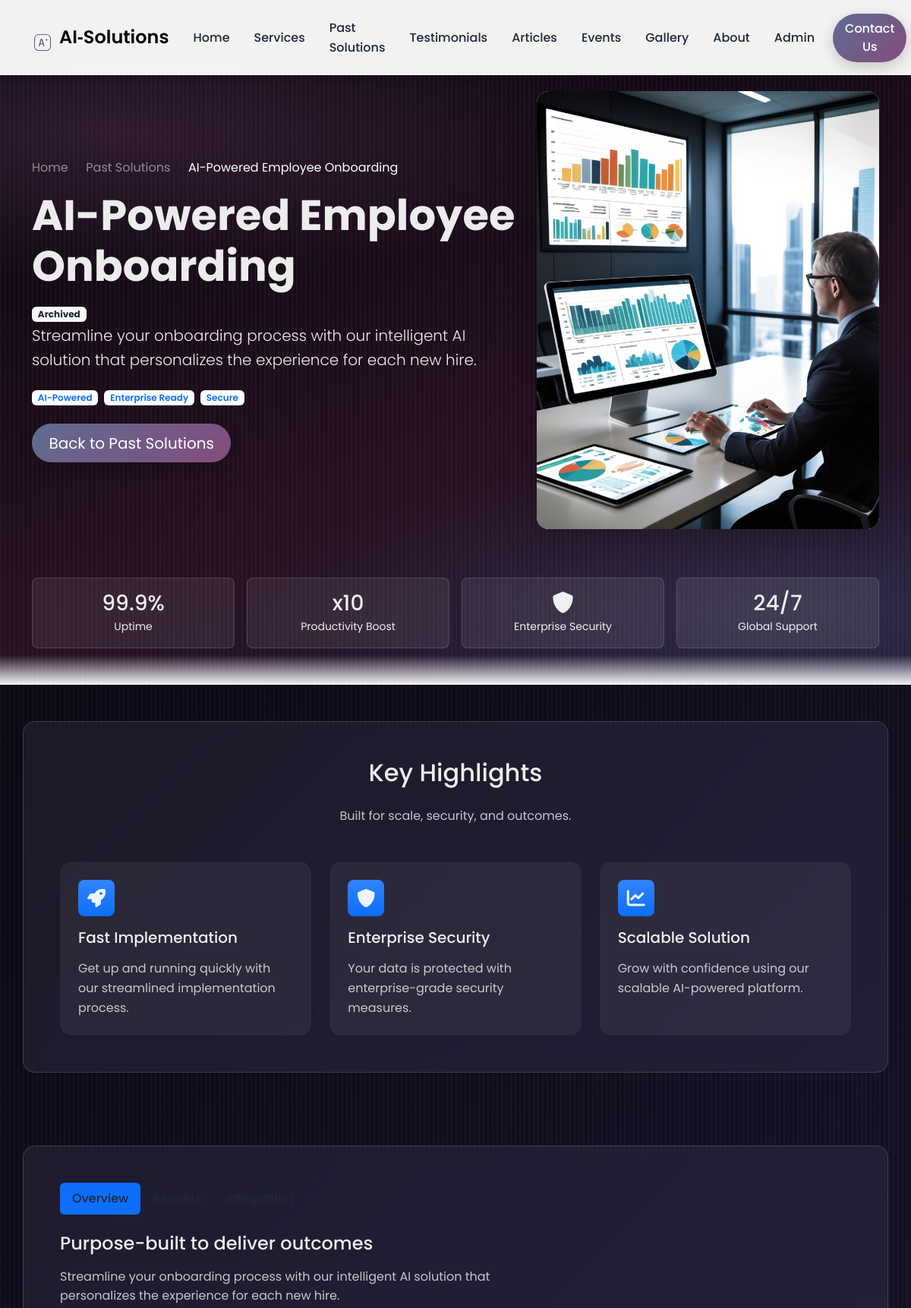
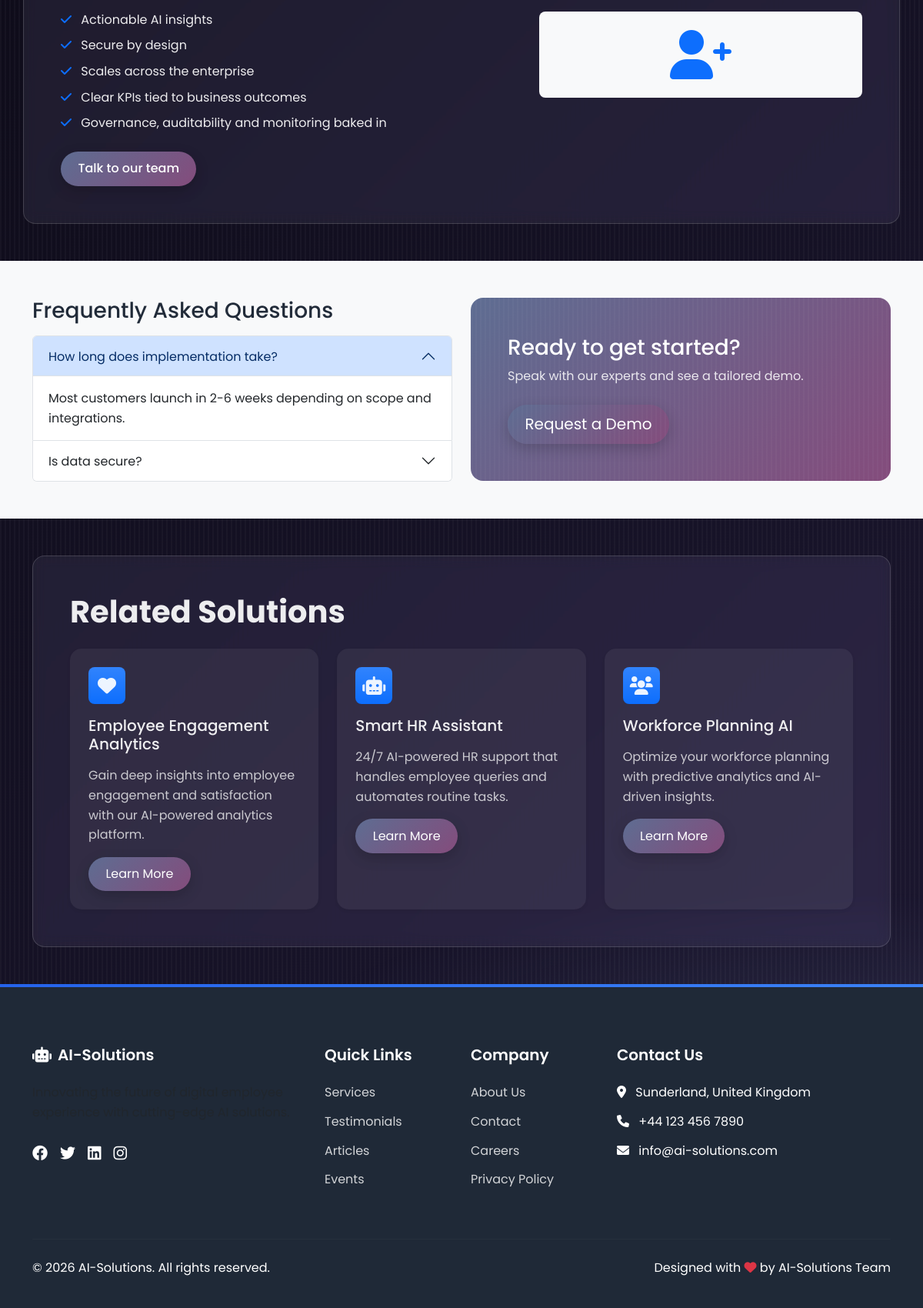
Screenshot of /solutions/ai-powered-employee-onboarding/ with the database file from the repository (2 pictures, top to bottom).
### core/models.py (models this page shows, shortened)
class Solution(models.Model):
    title = models.CharField(max_length=200)
    slug = models.SlugField(max_length=200, unique=True, blank=True)
    description = models.TextField()
    icon = models.CharField(max_length=50, help_text="Font Awesome icon class (e.g., 'fa-robot')", default='fa-robot')
    image = models.ImageField(upload_to='solutions/', null=True, blank=True)
    created_at = models.DateTimeField(auto_now_add=True)
    updated_at = models.DateTimeField(auto_now=True)
    class Meta:
        ordering = ['-created_at']

### core/views.py (the view)
# urls.py: path('solutions/<slug:slug>/', views.solution_detail, name='solution_detail'),
def solution_detail(request, slug):
    solution = get_object_or_404(Solution, slug=slug)
    related_solutions = Solution.objects.exclude(id=solution.id)[:3]
    return render(request, 'core/solution_detail.html', {
        'solution': solution,
        'related_solutions': related_solutions,
        'is_past': True,
    })

### templates/core/solution_detail.html (shortened to what this page needs)
{% extends 'base.html' %}
{% load static %}
{% block content %}
<section class="solution-hero position-relative py-5 py-lg-6 on-dark">
    <div class="hero-overlay"></div>
    <div class="container position-relative">
        <div class="row align-items-center g-4">
            <div class="col-lg-7 text-white">
                <nav aria-label="breadcrumb" class="mb-3">
                    <ol class="breadcrumb mb-0">
                        <li class="breadcrumb-item"><a href="{% url 'core:home' %}" class="text-decoration-none text-white-50">Home</a></li>
                        <li class="breadcrumb-item">
                            {% if is_past %}
                                <a href="{% url 'core:past_solutions' %}" class="text-decoration-none text-white-50">Past Solutions</a>
                            {% else %}
                                <a href="{% url 'core:solutions' %}" class="text-decoration-none text-white-50">Solutions</a>
                            {% endif %}
                        </li>
                        <li class="breadcrumb-item active text-white" aria-current="page">{{ solution.title }}</li>
                    </ol>
                </nav>
                <h1 class="display-4 fw-bold mb-3">{{ solution.title }}</h1>
                {% if is_past %}
                <span class="badge bg-light text-dark me-2">Archived</span>
                {% endif %}
                <p class="lead mb-4 text-white-75">{{ solution.description }}</p>
                <div class="d-flex flex-wrap gap-2 mb-4">
                    <span class="badge bg-white text-primary fw-semibold">AI-Powered</span>
                    <span class="badge bg-white text-primary fw-semibold">Enterprise Ready</span>
                    <span class="badge bg-white text-primary fw-semibold">Secure</span>
                </div>
                <div class="d-flex gap-3">
                    {% if is_past %}
                        <a href="{% url 'core:past_solutions' %}" class="btn btn-outline-light btn-lg">Back to Past Solutions</a>
                    {% else %}
                        <a href="{% url 'core:contact' %}" class="btn btn-light btn-lg">Get Started</a>
                        <a href="#details" class="btn btn-outline-light btn-lg">Explore Details</a>
                    {% endif %}
                </div>
            </div>
            <div class="col-lg-5">
                <div class="hero-visual rounded-4 shadow-lg overflow-hidden bg-white">
                    {% if solution.image %}
                        <img src="{{ solution.image.url }}" alt="{{ solution.title }}" class="img-fluid w-100 h-100 object-fit-cover">
                    {% else %}
                        <div class="p-5 text-center">
                            <i class="fas {{ solution.icon }} fa-5x text-primary mb-3"></i>
                            <h3 class="h4 mb-0">{{ solution.title }}</h3>
                        </div>
                    {% endif %}
                </div>
            </div>
        </div>
        <div class="row text-center text-white mt-5 g-3">
            <div class="col-6 col-md-3">
                <div class="stat-card rounded-3 p-3">
                    <div class="h3 mb-0">99.9%</div>
                    <small class="text-white-75">Uptime</small>
                </div>
            </div>
            <div class="col-6 col-md-3">
                <div class="stat-card rounded-3 p-3">
                    <div class="h3 mb-0">x10</div>
                    <small class="text-white-75">Productivity Boost</small>
                </div>
            </div>
            <div class="col-6 col-md-3">
                <div class="stat-card rounded-3 p-3">
                    <div class="h3 mb-0"><i class="fas fa-shield-alt"></i></div>
                    <small class="text-white-75">Enterprise Security</small>
                </div>
            </div>
            <div class="col-6 col-md-3">
                <div class="stat-card rounded-3 p-3">
                    <div class="h3 mb-0">24/7</div>
                    <small class="text-white-75">Global Support</small>
                </div>
            </div>
        </div>
    </div>
    <div class="shape-divider"></div>
</section>
{% if is_past %}
<section id="features" class="py-5 on-dark">
    <div class="container panel-glass p-4 p-lg-5">
{% else %}
<section id="features" class="py-5 bg-light">
    <div class="container">
{% endif %}
        <h2 class="text-center mb-4">Key Highlights</h2>
        <p class="text-center text-muted mb-5">Built for scale, security, and outcomes.</p>
        <div class="row g-4">
            <div class="col-md-4">
                <div class="card h-100 border-0 shadow-sm {% if is_past %}related-card{% endif %}">
                    <div class="card-body p-4">
                        <div class="feature-icon bg-primary bg-gradient text-white rounded-3 mb-3">
                            <i class="fas fa-rocket"></i>
                        </div>
                        <h3 class="h5 mb-3">Fast Implementation</h3>
                        <p class="text-muted mb-0">Get up and running quickly with our streamlined implementation process.</p>
                    </div>
                </div>
            </div>
            <div class="col-md-4">
                <div class="card h-100 border-0 shadow-sm {% if is_past %}related-card{% endif %}">
                    <div class="card-body p-4">
                        <div class="feature-icon bg-primary bg-gradient text-white rounded-3 mb-3">
                            <i class="fas fa-shield-alt"></i>
                        </div>
                        <h3 class="h5 mb-3">Enterprise Security</h3>
                        <p class="text-muted mb-0">Your data is protected with enterprise-grade security measures.</p>
                    </div>
                </div>
            </div>
            <div class="col-md-4">
                <div class="card h-100 border-0 shadow-sm {% if is_past %}related-card{% endif %}">
                    <div class="card-body p-4">
                        <div class="feature-icon bg-primary bg-gradient text-white rounded-3 mb-3">
                            <i class="fas fa-chart-line"></i>
                        </div>
                        <h3 class="h5 mb-3">Scalable Solution</h3>
                        <p class="text-muted mb-0">Grow with confidence using our scalable AI-powered platform.</p>
                    </div>
                </div>
            </div>
        </div>
    </div>
</section>
{% if is_past %}
<section id="details" class="py-5 on-dark">
    <div class="container panel-glass p-4 p-lg-5">
{% else %}
<section id="details" class="py-5">
    <div class="container">
{% endif %}
        <ul class="nav nav-pills mb-4" id="solutionTabs" role="tablist">
            <li class="nav-item" role="presentation">
                <button class="nav-link active" id="overview-tab" data-bs-toggle="pill" data-bs-target="#overview" type="button" role="tab">Overview</button>
            </li>
            <li class="nav-item" role="presentation">
                <button class="nav-link" id="benefits-tab" data-bs-toggle="pill" data-bs-target="#benefits" type="button" role="tab">Benefits</button>
            </li>
            <li class="nav-item" role="presentation">
                <button class="nav-link" id="integration-tab" data-bs-toggle="pill" data-bs-target="#integration" type="button" role="tab">Integration</button>
            </li>
        </ul>
        <div class="tab-content">
            <div class="tab-pane fade show active" id="overview" role="tabpanel">
                <div class="row g-4 align-items-center">
                    <div class="col-lg-7">
                        <h3 class="h4 mb-3">Purpose-built to deliver outcomes</h3>
                        <p class="text-muted">{{ solution.description }}</p>
                        <ul class="list-unstyled mb-4">
                            <li class="mb-2"><i class="fas fa-check text-primary me-2"></i> Actionable AI insights</li>
                            <li class="mb-2"><i class="fas fa-check text-primary me-2"></i> Secure by design</li>
                            <li class="mb-2"><i class="fas fa-check text-primary me-2"></i> Scales across the enterprise</li>
                            <li class="mb-2"><i class="fas fa-check text-primary me-2"></i> Clear KPIs tied to business outcomes</li>
                            <li class="mb-2"><i class="fas fa-check text-primary me-2"></i> Governance, auditability and monitoring baked in</li>
                        </ul>
                        <a href="{% url 'core:contact' %}" class="btn btn-primary">Talk to our team</a>
                    </div>
                    <div class="col-lg-5">
                        <div class="rounded-3 bg-light p-4 h-100 d-flex align-items-center justify-content-center">
                            <i class="fas {{ solution.icon }} fa-4x text-primary"></i>
                        </div>
                    </div>
                </div>
            </div>
        </div>
    </div>
</section>
<section class="py-5 bg-light">
    <div class="container">
        <div class="row g-4">
            <div class="col-lg-6">
                <h2 class="h3 mb-3">Frequently Asked Questions</h2>
                <div class="accordion" id="faqAccordion">
                    <div class="accordion-item">
                        <h2 class="accordion-header" id="faq1">
                            <button class="accordion-button" type="button" data-bs-toggle="collapse" data-bs-target="#faq1c">How long does implementation take?</button>
                        </h2>
                        <div id="faq1c" class="accordion-collapse collapse show" data-bs-parent="#faqAccordion">
                            <div class="accordion-body">Most customers launch in 2-6 weeks depending on scope and integrations.</div>
                        </div>
                    </div>
                    <div class="accordion-item">
                        <h2 class="accordion-header" id="faq2">
                            <button class="accordion-button collapsed" type="button" data-bs-toggle="collapse" data-bs-target="#faq2c">Is data secure?</button>
                        </h2>
                    </div>
                </div>
            </div>
            <div class="col-lg-6">
                <div class="cta-panel p-4 p-lg-5 rounded-4 text-white">
                    <h3 class="h3 mb-2">Ready to get started?</h3>
                    <p class="mb-4 text-white-75">Speak with our experts and see a tailored demo.</p>
                    <a href="{% url 'core:contact' %}" class="btn btn-light btn-lg">Request a Demo</a>
                </div>
            </div>
        </div>
    </div>
</section>
<section class="py-5 on-dark">
    <div class="container">
        <div class="panel-glass p-4 p-lg-5">
        <h2 class="display-6 fw-bold mb-4">Related Solutions</h2>
        <div class="row g-4">
            {% for related_solution in related_solutions %}
            <div class="col-md-4">
                <div class="card h-100 border-0 shadow-sm related-card">
                    <div class="card-body p-4">
                        <div class="feature-icon bg-primary bg-gradient text-white rounded-3 mb-3">
                            <i class="fas {{ related_solution.icon }}"></i>
                        </div>
                        <h3 class="h5 mb-3">{{ related_solution.title }}</h3>
                        <p class="text-muted mb-3">{{ related_solution.description|truncatewords:20 }}</p>
                        <a href="{% url 'core:solution_detail' related_solution.slug %}" class="btn btn-outline-light">Learn More</a>
                    </div>
                </div>
            </div>
            {% endfor %}
        </div>
        </div>
    </div>
</section>
{% endblock %}
{% block extra_css %}
<link rel="stylesheet" href="{% static 'css/solution_detail.css' %}">
{% endblock %}

### rows the page displays
Solution: title "AI-Powered Employee Onboarding", description "Streamline your onboarding process with our intelligent AI solution that personalizes the experience for each new hire.", image (picture)
Solution: title "Employee Engagement Analytics", description "Gain deep insights into employee engagement and satisfaction with our AI-powered analytics platform."
Solution: title "Smart HR Assistant", description "24/7 AI-powered HR support that handles employee queries and automates routine tasks."
Solution: title "Workforce Planning AI", description "Optimize your workforce planning with predictive analytics and AI-driven insights."
